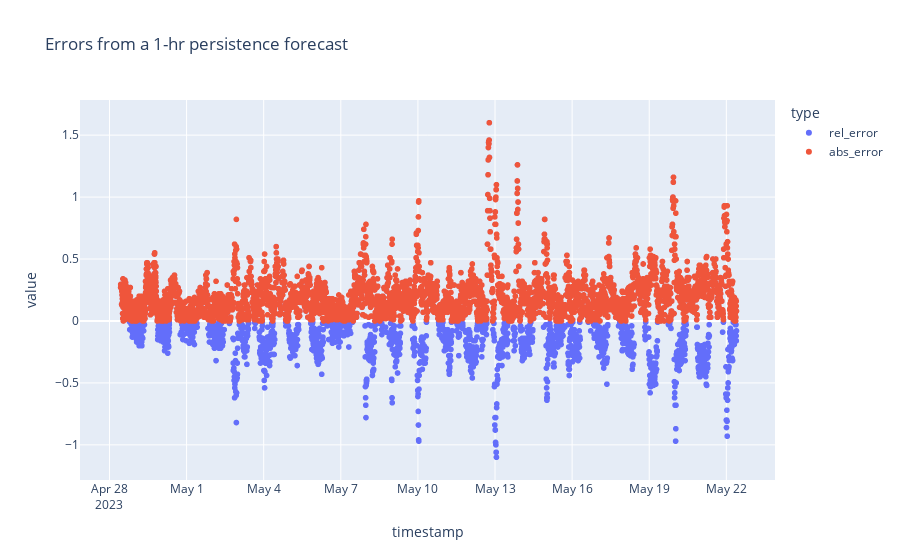

The notebook cell this image was saved under:
### Code cell
# This works but not where there's NaN

persistence_forecast_1_hr = df_1_hour_forecast.pivot_table(values='value', index='timestamp', columns='type').head(-20)
persistence_forecast_1_hr['rel_error'] = persistence_forecast_1_hr['observation'] - persistence_forecast_1_hr['persist. 2hrs']
persistence_forecast_1_hr['abs_error'] = abs(persistence_forecast_1_hr['observation'] - persistence_forecast_1_hr['persist. 2hrs'] )

persistence_forecast_1_hr

persistence_forecast_1_hr_errors = persistence_forecast_1_hr[['rel_error','abs_error']]
persistence_forecast_1_hr_errors.reset_index(inplace=True)

persistence_forecast_1_hr_errors = persistence_forecast_1_hr_errors.melt(id_vars='timestamp')
persistence_forecast_1_hr_errors

px.scatter(persistence_forecast_1_hr_errors, x='timestamp', y='value', color='type', title='Errors from a 1-hr persistence forecast')

### Figure 1 — Plotly figure (JSON) as saved in the notebook; plotly's stock layout.template omitted (floating-point values rounded to 4 significant figures; data arrays with more than 128 entries replaced by an {"elided": "..."} marker saying what was removed)
{"data": [{"hovertemplate": "type=rel_error<br>timestamp=%{x}<br>value=%{y}<extra></extra>", "legendgroup": "rel_error", "marker": {"color": "#636efa", "symbol": "circle"}, "mode": "markers", "name": "rel_error", "showlegend": true, "type": "scattergl", "x": {"elided": "3758 str values"}, "xaxis": "x", "y": {"elided": "3758 float values"}, "yaxis": "y"}, {"hovertemplate": "type=abs_error<br>timestamp=%{x}<br>value=%{y}<extra></extra>", "legendgroup": "abs_error", "marker": {"color": "#EF553B", "symbol": "circle"}, "mode": "markers", "name": "abs_error", "showlegend": true, "type": "scattergl", "x": {"elided": "3758 str values"}, "xaxis": "x", "y": {"elided": "3758 float values"}, "yaxis": "y"}], "layout": {"legend": {"title": {"text": "type"}, "tracegroupgap": 0}, "title": {"text": "Errors from a 1-hr persistence forecast"}, "xaxis": {"anchor": "y", "domain": [0, 1], "title": {"text": "timestamp"}}, "yaxis": {"anchor": "x", "domain": [0, 1], "title": {"text": "value"}}}}
